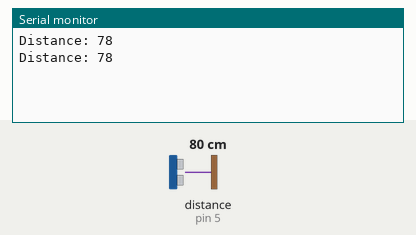
Recording of a sketch running on a simulated Arduino Uno, built with avr-gcc and run on an emulated ATmega328P. Parts: the last lines printed to the serial monitor. Wiring (inferred from the names in the program): ultrasonic range finder: trigger pin 4; echo pin 5. Inputs (shaded band) come from the test bench; at power-on: distance to the obstacle (sensor on pin 5) 80 cm. The echo pulse lasts 58.3 µs per cm.

Above: at 2.8 s.
2.9 s: distance to the obstacle (sensor on pin 5) set to 2 cm
At 5.0 s:
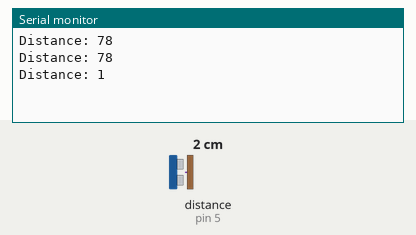
5.6 s: distance to the obstacle (sensor on pin 5) set to 4 cm
At 6.5 s:
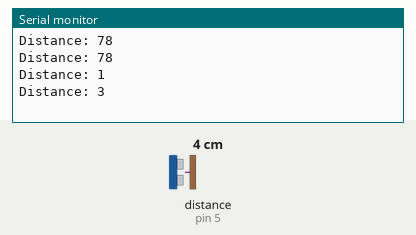
Timing chart, 0 to 8.6 s (numbered marks = the images above; inputs shaded):
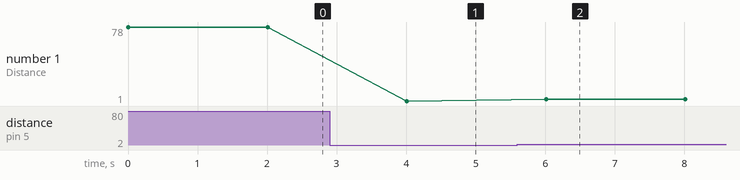

The sketch:

hc-sr04-distance-sensor.ino
```cpp
/*
    Arduino sketch for measuring distance using a HC-SR04 ultrasonic distance sensor.
*/

// define pin numbers
const int trigPin = 4;  //D2
const int echoPin = 5;  //D1

// define variables
long duration;
int distance;

void setup() {
    pinMode(trigPin, OUTPUT);   // Sets the trigPin as an Output
    pinMode(echoPin, INPUT);    // Sets the echoPin as an Input
    Serial.begin(115200);       // Starts the serial communication
}

void loop() {
    // Clears the trigPin
    digitalWrite(trigPin, LOW);
    delayMicroseconds(2);

    // Sets the trigPin on HIGH state for 10 micro seconds
    digitalWrite(trigPin, HIGH);
    delayMicroseconds(10);
    digitalWrite(trigPin, LOW);

    // Reads the echoPin, returns the sound wave travel time in microseconds
    duration = pulseIn(echoPin, HIGH);

    // Calculating the distance using speed of sound estimate
    distance = duration*0.034/2;

    // Prints the distance on the Serial Monitor
    Serial.print("Distance: ");
    Serial.println(distance);
    delay(2000);
}
```

Measured:
- after the input at 2.9 s, the serial monitor: prints a new line after 1.1 s (image 1)
- after the input at 5.6 s, the serial monitor: prints a new line after 0.41 s (image 2)
- plotted number 1: 78 → 1 after the input at 2.9 s, 1 → 3 after the input at 5.6 s
